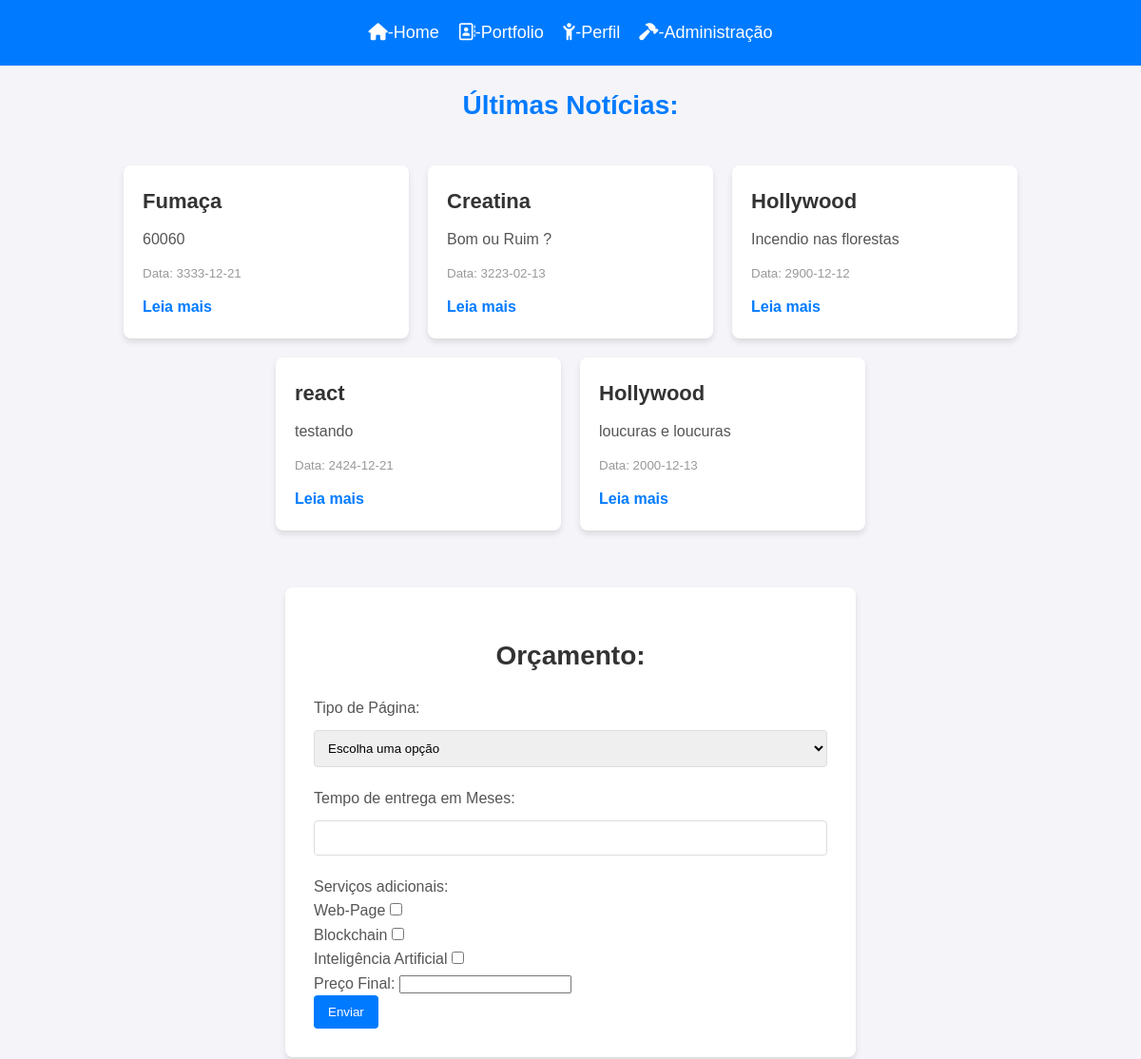
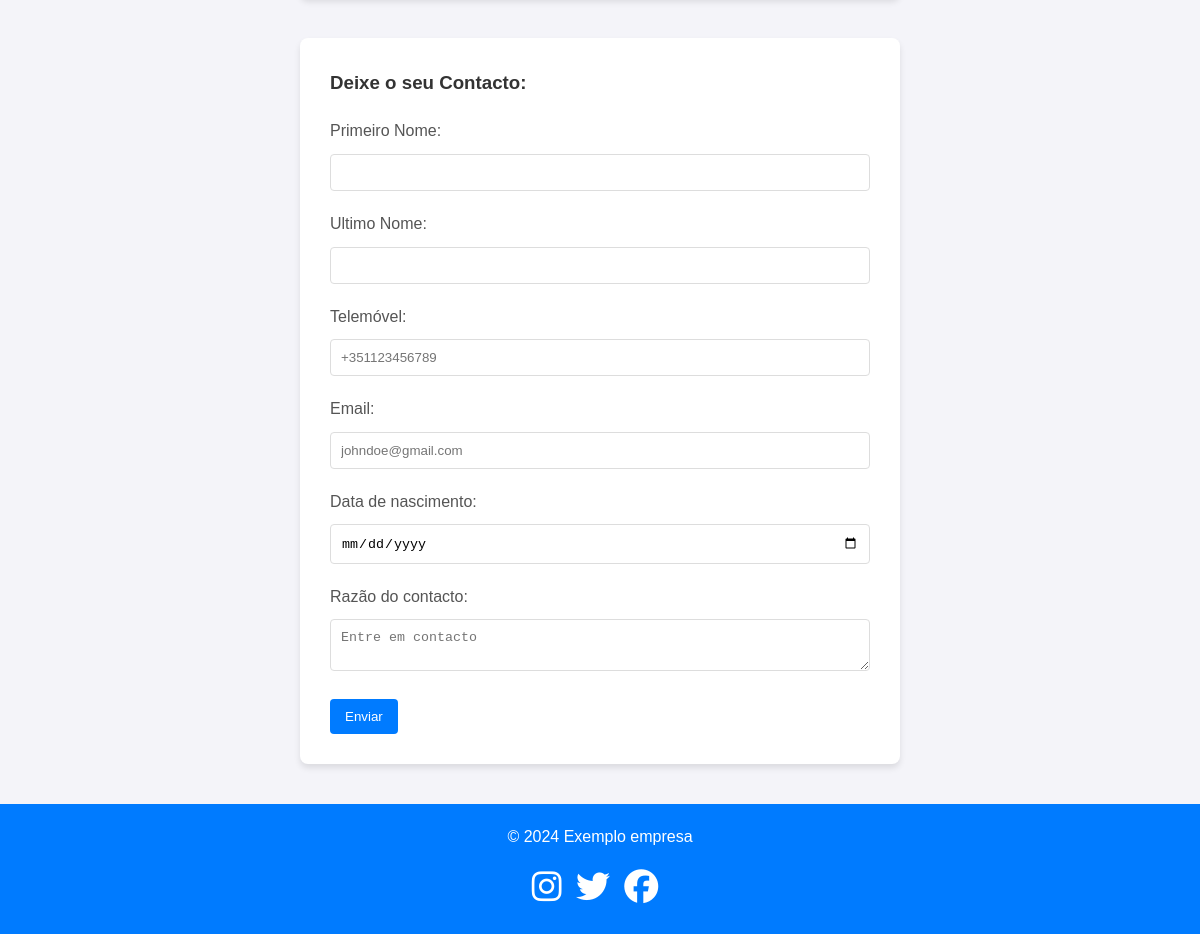
The app's page /home.php (signed in) with its own data (2 pictures, top to bottom).
### tables this page shows
CREATE TABLE `noticias` (
  `id` int(11) NOT NULL,
  `titulo` varchar(255) NOT NULL,
  `resumo` text NOT NULL,
  `conteudo` text NOT NULL,
  `data_publicacao` date DEFAULT NULL,
  `imagem` varchar(255) DEFAULT NULL
);

### home.php (the view, shortened to what this page needs)
<?php
@include 'config.php';
$sql = "SELECT id, titulo, resumo, data_publicacao FROM noticias ORDER BY data_publicacao DESC LIMIT 5";
$result = $conn->query($sql);
?>
<!DOCTYPE html>
<html lang="pt">
<head>
    <link rel="stylesheet" href="https://unpkg.com/leaflet@1.9.4/dist/leaflet.css"
>
</head>
<body>
<header>
        <nav>
            <ul>
                <li><a href="home.php"><i class="fa-solid fa-house"></i>-Home</a></li>
                <li><a href="portfolio.php"><i class="fa-regular fa-address-book"></i>-Portfolio</a></li>
                <li><a href="user_page.php"><i class="fa-solid fa-child-reaching"></i>-Perfil</a></li>
                <li><a href="admin_page.php"><i class="fa-solid fa-hammer"></i>-Administração</a></li>
            </ul>
        </nav>
    </header>
<h2>Últimas Notícias:</h2>
<div class="noticias-container">
    <?php
    if ($result->num_rows > 0) {
        while ($row = $result->fetch_assoc()) {
            echo "<div class='noticia-resumida'>";
            echo "<h3>" . $row['titulo'] . "</h3>";
            echo "<p>" . $row['resumo'] . "</p>";
            echo "<p><small>Data: " . $row['data_publicacao'] . "</small></p>";
            echo "<a href='noticia_completa.php?id=" . $row['id'] . "'>Leia mais</a>";
            echo "</div>";
        }
    } else {
        echo "<p>Nenhuma notícia encontrada.</p>";
    }
    ?>
</div>
<div id="quote">
    <form id="quote-form" oninput="calculateQuote()">
        <h2>Orçamento:</h2>
        <label for="pageType">Tipo de Página:</label>
        <select id="pageType" name="pageType" required>
            <option value="" disabled selected hidden>Escolha uma opção</option>
        </select>
        <br>
        <label for="deliveryTime">Tempo de entrega em Meses:</label>
        <input type="number" id="deliveryTime" name="deliveryTime" min="1" required>
        <br>
        <label>Serviços adicionais:</label>
        <br>
        <label for="section1">Web-Page</label>
        <input type="checkbox" id="section1" name="sections" value="400">
        <br>
        <label for="section2">Blockchain</label>
        <input type="checkbox" id="section2" name="sections" value="700">
        <br>
        <label for="section3">Inteligência Artificial</label>
        <input type="checkbox" id="section3" name="sections" value="800">
        <br>
        <label for="finalQuote">Preço Final:</label>
        <input type="text" id="finalQuote" name="finalQuote" readonly>
        <br>
        <button type="submit">Enviar</button>
    </form>
</div>
<form id="contact-form">
    <h3>Deixe o seu Contacto:</h3>
    <label for="firstName">Primeiro Nome:</label>
    <input type="text" id="firstName" name="firstName" required>
    <br>
    <label for="lastName">Ultimo Nome:</label>
    <input type="text" id="lastName" name="lastName" required>
    <br>
    <label for="phone">Telemóvel:</label>
    <input type="tel" id="phone" name="phone" required pattern="+[0-9]{3}[0-9]{9}"
        placeholder="+351123456789">
    <br>
    <label for="email">Email:</label>
    <input type="email" id="email" name="email" required placeholder="johndoe@gmail.com">
    <br>
    <label for="meetingDate">Data de nascimento:</label>
    <input type="date" id="meetingDate" name="meetingDate" required>
    <br>
    <label for="reason">Razão do contacto:</label>
    <textarea id="reason" name="reason" required
        placeholder="Entre em contacto"></textarea>
    <br>
    <button type="submit">Enviar</button>
</form>
<footer>
    <p>&copy; 2024 Exemplo empresa</p>
    <a class="icon_footer" href="https://www.instagram.com/" target="_blank"><i
            class="fa-brands fa-instagram"></i></a>
    <a class="icon_footer" href="https://twitter.com/" target="_blank"><i class="fa-brands fa-twitter"></i></a>
    <a class="icon_footer" href="https://www.facebook.com/" target="_blank"><i
            class="fa-brands fa-facebook"></i></a>
</footer>
</body>
</html>

### home.php (style rules this page uses)
* { margin: 0; padding: 0; box-sizing: border-box; }
body { font-family: 'Arial', sans-serif; background-color: #f4f4f9; color: #333; line-height: 1.6; }
header { background-color: #007BFF; padding: 20px; }
header nav ul { list-style-type: none; display: flex; justify-content: center; gap: 20px; }
header nav ul li a { color: white; text-decoration: none; font-size: 18px; }
h2 { font-size: 28px; color: #007BFF; text-align: center; margin: 20px 0; }
.noticias-container { display: flex; flex-wrap: wrap; gap: 20px; justify-content: center; margin: 20px auto; padding: 20px; max-width: 1200px; }
.noticia-resumida { background-color: #fff; padding: 20px; border-radius: 8px; box-shadow: 0 4px 6px rgba(0, 0, 0, 0.1); width: 300px; transition: transform 0.3s ease, box-shadow 0.3s ease; }
.noticia-resumida h3 { font-size: 22px; margin-bottom: 10px; color: #333; }
.noticia-resumida p { color: #555; margin-bottom: 10px; }
.noticia-resumida small { color: #999; }
.noticia-resumida a { text-decoration: none; color: #007BFF; font-weight: bold; }
#quote { background-color: #fff; padding: 30px; border-radius: 8px; max-width: 600px; margin: 40px auto; box-shadow: 0 4px 6px rgba(0, 0, 0, 0.1); }
#quote h2 { color: #333; margin-bottom: 20px; }
#quote label { font-size: 16px; color: #555; }
#quote input[type="number"], #quote select { width: 100%; padding: 10px; margin: 10px 0 20px 0; border: 1px solid #ddd; border-radius: 4px; }
#quote input[type="checkbox"] { margin-right: 10px; }
#quote button { background-color: #007BFF; color: #fff; padding: 10px 15px; border: none; border-radius: 4px; cursor: pointer; transition: background-color 0.3s ease; }
#contact-form { background-color: #fff; padding: 30px; border-radius: 8px; max-width: 600px; margin: 40px auto; box-shadow: 0 4px 6px rgba(0, 0, 0, 0.1); }
#contact-form h3 { color: #333; margin-bottom: 20px; }
#contact-form label { font-size: 16px; color: #555; }
#contact-form input, #contact-form textarea { width: 100%; padding: 10px; margin: 10px 0 20px 0; border: 1px solid #ddd; border-radius: 4px; }
#contact-form button { background-color: #007BFF; color: #fff; padding: 10px 15px; border: none; border-radius: 4px; cursor: pointer; transition: background-color 0.3s ease; }
footer { background-color: #007BFF; color: white; text-align: center; padding: 20px 0; }
footer p { margin-bottom: 10px; }
.icon_footer { color: white; margin-right: 10px; font-size: 34px; }

### records on screen
noticias: titulo "Fumaça", resumo "60060", data_publicacao "3333-12-21"
noticias: titulo "Creatina", resumo "Bom ou Ruim ?", data_publicacao "3223-02-13"
noticias: titulo "Hollywood", resumo "Incendio nas florestas", data_publicacao "2900-12-12"
noticias: titulo "react", resumo "testando", data_publicacao "2424-12-21"
noticias: titulo "Hollywood", resumo "loucuras e loucuras", data_publicacao "2000-12-13"
